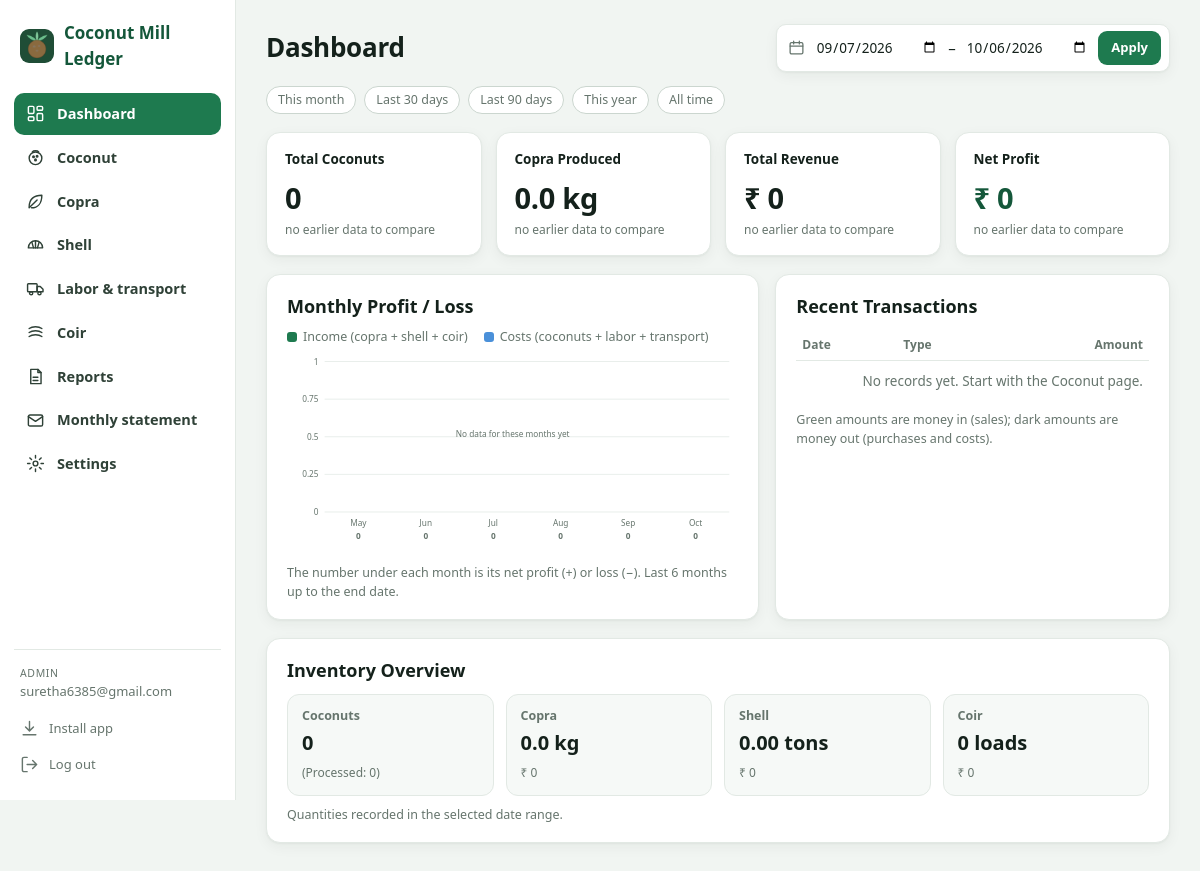
The page / (signed in) on the database its author committed.
### tables this page shows
CREATE TABLE users (
    id INTEGER PRIMARY KEY AUTOINCREMENT,
    email TEXT NOT NULL UNIQUE, password_hash TEXT NOT NULL,
    role TEXT NOT NULL DEFAULT 'staff', created_at TEXT DEFAULT CURRENT_TIMESTAMP);

### app.py (the view)
@app.route("/")
def dashboard():
    conn = db()
    today = dt.date.today()
    start, end = date_args()
    if "start" not in request.args and "end" not in request.args:
        start, end = (today - dt.timedelta(days=29)).isoformat(), today.isoformat()
    cur = summarize(conn, start, end)
    prev = None
    if start and end and start <= end:
        d0, d1 = dt.date.fromisoformat(start), dt.date.fromisoformat(end)
        span = (d1 - d0).days + 1
        pe = d0 - dt.timedelta(days=1)
        prev = summarize(conn, (pe - dt.timedelta(days=span - 1)).isoformat(), pe.isoformat())
    p = lambda key: prev[key] if prev else None
    kpis = [
        dict(label="Total Coconuts", value=num(cur["count"]),
             sub=f"+ {num(cur['kg'], 1)} kg" if cur["kg"] else "", change=pct_change(cur["count"], p("count")), cls=""),
        dict(label="Copra Produced", value=f"{num(cur['copra_kg'], 1)} kg", sub="",
             change=pct_change(cur["copra_kg"], p("copra_kg")), cls=""),
        dict(label="Total Revenue", value=money0(cur["income"]), sub="",
             change=pct_change(cur["income"], p("income")), cls=""),
        dict(label="Net Loss" if cur["state"] == "loss" else "Net Profit", value=money0(cur["profit"]), sub="",
             change=pct_change(cur["profit"], p("profit")), cls="neg" if cur["state"] == "loss" else "pos"),
    ]
    chart_end = dt.date.fromisoformat(end) if end else today
    return render_template("dashboard.html", kpis=kpis, cur=cur, start=start, end=end,
                           chart=chart_svg(monthly_series(conn, chart_end)),
                           recent=recent_transactions(conn),
                           has_prev=prev is not None,
                           presets=dashboard_presets(today))

### app.py (called while the page is built)
def connect():
    conn = sqlite3.connect(DB_PATH)
    conn.row_factory = sqlite3.Row
    return conn

def db():
    if "db" not in g:
        g.db = connect()
    return g.db

def num(n, d=0):
    return f"{n:,.{d}f}"

def money0(n):
    return f"{'-' if n < 0 else ''}{CUR} {abs(n):,.0f}"

def valid_date(text):
    try:
        return len(text) == 10 and dt.date.fromisoformat(text) is not None
    except (TypeError, ValueError):
        return False

def fetch_rows(conn, key, start="", end=""):
    cfg = DATASETS[key]
    where, params = [], []
    if start:
        where.append("date >= ?")
        params.append(start)
    if end:
        where.append("date <= ?")
        params.append(end)
    sql = f"SELECT * FROM {cfg['table']}"
    if where:
        sql += " WHERE " + " AND ".join(where)
    sql += " ORDER BY date, id"
    rows = [dict(r) for r in conn.execute(sql, params).fetchall()]
    for r in rows:
        r["amount"] = cfg["amount"](r) if key != "coir" else r["amount"]
    return rows

def user_count(conn):
    return conn.execute("SELECT COUNT(*) FROM users").fetchone()[0]

@app.after_request
def security_headers(resp):
    resp.headers.setdefault("X-Content-Type-Options", "nosniff")
    resp.headers.setdefault("Referrer-Policy", "same-origin")
    resp.headers.setdefault("X-Frame-Options", "DENY")
    resp.headers.setdefault(
        "Content-Security-Policy",
        "default-src 'self'; img-src 'self' data:; style-src 'self' 'unsafe-inline'; "
        "script-src 'self'; base-uri 'self'; form-action 'self'; frame-ancestors 'none'")
    return resp

@app.context_processor
def inject_globals():
    if "csrf" not in session:
        session["csrf"] = secrets.token_hex(16)
    return dict(csrf=session["csrf"], datasets=DATASETS, cur=CUR, user=g.get("user"),
                today=dt.date.today().isoformat())

def date_args():
    start, end = request.args.get("start", ""), request.args.get("end", "")
    return (start if valid_date(start) else ""), (end if valid_date(end) else "")

def add_months(year, month, delta):
    idx = year * 12 + (month - 1) + delta
    return idx // 12, idx % 12 + 1

def short_num(n):
    if n >= 1e6:
        return f"{n / 1e6:g}M"
    if n >= 1e3:
        return f"{n / 1e3:g}K"
    return f"{n:g}"

def short_net(n):
    if n >= 1e6:
        return f"{n / 1e6:.1f}".rstrip("0").rstrip(".") + "M"
    if n >= 1e4:
        return f"{n / 1e3:.0f}K"
    if n >= 1e3:
        return f"{n / 1e3:.1f}".rstrip("0").rstrip(".") + "K"
    return f"{n:.0f}"

### templates/dashboard.html (shortened to what this page needs)
{% extends "base.html" %}
{% from "_icons.html" import icon %}
{% block content %}
<div class="pagehead">
  <h1 class="page-title">Dashboard</h1>
  <form class="range" method="get" aria-label="Date range">
    {{ icon('calendar') }}
    <input type="date" name="start" value="{{ start }}" aria-label="From date">
    <span>–</span>
    <input type="date" name="end" value="{{ end }}" aria-label="To date">
    <button class="primary auto" type="submit">Apply</button>
  </form>
</div>
<div class="presets">
  {% for label, s, e in presets %}<a href="{{ url_for('dashboard', start=s, end=e) }}">{{ label }}</a>{% endfor %}
  <a href="{{ url_for('dashboard', start='', end='') }}">All time</a>
</div>
<div class="kpis">
  {% for k in kpis %}
  <div class="kpi">
    <div class="kl">{{ k.label }}</div>
    <div class="kv {{ k.cls }}">{{ k.value }}</div>
    {% if k.change is not none %}
      <div class="chg {{ 'up' if k.change >= 0 else 'down' }}">{{ '▲' if k.change >= 0 else '▼' }} {{ '%.0f' % (k.change|abs) }}%</div>
    {% else %}
      <div class="chg none">{{ 'no earlier data to compare' if has_prev else '' }}</div>
    {% endif %}
  </div>
  {% endfor %}
</div>
<div class="two">
  <section class="card">
    <h2>Monthly Profit / Loss</h2>
    <div class="legend"><span><i style="background:var(--green)"></i>Income (copra + shell + coir)</span><span><i style="background:var(--blue)"></i>Costs (coconuts + labor + transport)</span></div>
    {{ chart }}
    <p class="hint">The number under each month is its net profit (+) or loss (−). Last 6 months up to the end date.</p>
  </section>
  <section class="card">
    <h2>Recent Transactions</h2>
    <table class="txn">
      <thead><tr><th>Date</th><th>Type</th><th>Amount</th></tr></thead>
      <tbody>
      {% for t in recent %}
        <tr>
          <td>{{ t.date|dmy }}</td>
          <td><span class="t">{{ t.type }}</span>{% if t.detail %}<span class="d">{{ t.detail }}</span>{% endif %}</td>
          <td class="{{ 'amt-in' if t.direction == 'in' else 'amt-out' }}">{{ t.amount|money0 }}</td>
        </tr>
      {% else %}
        <tr><td colspan="3" class="empty">No records yet. Start with the Coconut page.</td></tr>
      {% endfor %}
      </tbody>
    </table>
    <p class="hint">Green amounts are money in (sales); dark amounts are money out (purchases and costs).</p>
  </section>
</div>
<section class="card">
  <h2>Inventory Overview</h2>
  <div class="inv">
    <div><b>Coconuts</b><span>{{ '{:,.0f}'.format(cur.count) }}</span><small>(Processed: {{ '{:,.0f}'.format(cur.processed) }}){% if cur.kg %} · {{ '{:,.1f}'.format(cur.kg) }} kg{% endif %}</small></div>
    <div><b>Copra</b><span>{{ '{:,.1f}'.format(cur.copra_kg) }} kg</span><small>{{ cur.copra|money0 }}</small></div>
    <div><b>Shell</b><span>{{ '{:,.2f}'.format(cur.shell_tons) }} tons</span><small>{{ cur.shell|money0 }}</small></div>
    <div><b>Coir</b><span>{{ '{:,.0f}'.format(cur.coir_loads) }} loads</span><small>{{ cur.coir|money0 }}</small></div>
  </div>
  <p class="hint">Quantities recorded in the selected date range.</p>
</section>
{% endblock %}

### templates/base.html (shortened to what this page needs)
{% from "_icons.html" import icon -%}
<!doctype html>
<html lang="en">
<head>
  {% include "_head.html" %}
</head>
<body>
<div class="shell">
  <aside class="side">
    <a class="brand" href="{{ url_for('dashboard') }}"><img src="{{ url_for('static', filename='icons/icon-192.png') }}" alt=""><span>Coconut Mill Ledger</span></a>
    <nav class="sidenav">
      <a class="nav {{ 'active' if request.endpoint == 'dashboard' }}" href="{{ url_for('dashboard') }}">{{ icon('dashboard') }}<span>Dashboard</span></a>
      {% set icons = {'coconut': 'coconut', 'copra': 'copra', 'shell': 'shell', 'expenses': 'expenses', 'coir': 'coir'} %}
      {% for k, d in datasets.items() %}
        <a class="nav {{ 'active' if request.endpoint in ('dataset',) and key is defined and key == k }}" href="{{ url_for('dataset', key=k) }}">{{ icon(icons[k]) }}<span>{{ d.title }}</span></a>
      {% endfor %}
      <a class="nav {{ 'active' if request.endpoint == 'summary' }}" href="{{ url_for('summary') }}">{{ icon('reports') }}<span>Reports</span></a>
      <a class="nav {{ 'active' if request.endpoint == 'statement' }}" href="{{ url_for('statement') }}">{{ icon('statement') }}<span>Monthly statement</span></a>
      <a class="nav {{ 'active' if request.endpoint == 'settings' }}" href="{{ url_for('settings') }}">{{ icon('settings') }}<span>{{ 'Settings' if user.role == 'admin' else 'Account' }}</span></a>
    </nav>
    <div class="sidefoot">
      <div class="who"><small>{{ user.role }}</small>{{ user.email }}</div>
      <button type="button" data-install hidden>{{ icon('install') }}<span>Install app</span></button>
      <form method="post" action="{{ url_for('logout') }}">
        <button type="submit">{{ icon('logout') }}<span>Log out</span></button>
      </form>
    </div>
  </aside>
  <main class="main">
    {% block content %}{% endblock %}
  </main>
</div>
</body>
</html>

### rows shown on the page
users: role "Settings", role "ADMIN", email "suretha6385@gmail.com"

### other values the page prints
{{ d.title }} "Coconut" "Copra" "Shell" "Labor & transport" "Coir"
{{ label }} "This month" "Last 30 days" "Last 90 days" "This year"
{{ k.label }} "Total Coconuts" "Copra Produced" "Total Revenue" "Net Profit"
{{ k.value }} "0" "0.0 kg" "₹ 0" "₹ 0"
{{ 'no earlier data to compare' if has_prev else '' }} "no earlier data to compare" "no earlier data to compare" "no earlier data to compare" "no earlier data to compare"
{{ chart }} "0 0.25 0.5 0.75 1 May 0 Jun 0 Jul 0 Aug 0 Sep 0 Oct 0 No data for these months yet"
{{ '{:,.0f}'.format(cur.count) }} "0"
{{ '{:,.0f}'.format(cur.processed) }} "0"
{{ '{:,.1f}'.format(cur.copra_kg) }} "0.0"
{{ cur.copra|money0 }} "₹ 0"
{{ '{:,.2f}'.format(cur.shell_tons) }} "0.00"
{{ cur.shell|money0 }} "₹ 0"
{{ '{:,.0f}'.format(cur.coir_loads) }} "0"
{{ cur.coir|money0 }} "₹ 0"
